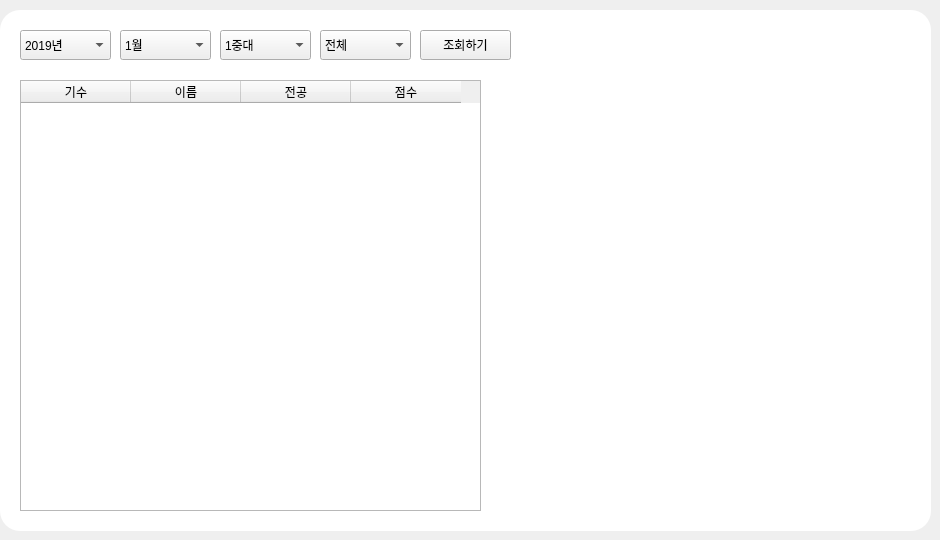
     <widget class="QWidget" name="tab_2">
      <attribute name="title">
       <string>학년별 통계</string>
      </attribute>
      <widget class="QLabel" name="topbg_4">
       <property name="geometry">
        <rect>
         <x>0</x>
         <y>10</y>
         <width>931</width>
         <height>521</height>
        </rect>
       </property>
       <property name="styleSheet">
        <string notr="true">border-radius:20px;
background-color:rgb(255, 255, 255)</string>
       </property>
       <property name="text">
        <string/>
       </property>
      </widget>
      <widget class="QComboBox" name="comboBox_9">
       <property name="geometry">
        <rect>
         <x>120</x>
         <y>30</y>
         <width>91</width>
         <height>30</height>
        </rect>
       </property>
       <property name="styleSheet">
        <string notr="true">font: 29 14pt &quot;Noto Sans CJK HK DemiLight&quot;;</string>
       </property>
       <item>
        <property name="text">
         <string>1월</string>
        </property>
       </item>
       <item>
        <property name="text">
         <string>2월</string>
        </property>
       </item>
       <item>
        <property name="text">
         <string>3월</string>
        </property>
       </item>
       <item>
        <property name="text">
         <string>4월</string>
        </property>
       </item>
       <item>
        <property name="text">
         <string>5월</string>
        </property>
       </item>
       <item>
        <property name="text">
         <string>6월</string>
        </property>
       </item>
       <item>
        <property name="text">
         <string>7월</string>
        </property>
       </item>
       <item>
        <property name="text">
         <string>8월</string>
        </property>
       </item>
       <item>
        <property name="text">
         <string>9월</string>
        </property>
       </item>
       <item>
        <property name="text">
         <string>10월</string>
        </property>
       </item>
       <item>
        <property name="text">
         <string>11월</string>
        </property>
       </item>
       <item>
        <property name="text">
         <string>12월</string>
        </property>
       </item>
      </widget>
      <widget class="QComboBox" name="comboBox_10">
       <property name="geometry">
        <rect>
         <x>20</x>
         <y>30</y>
         <width>91</width>
         <height>30</height>
        </rect>
       </property>
       <property name="styleSheet">
        <string notr="true">font: 29 14pt &quot;Noto Sans CJK HK DemiLight&quot;;</string>
       </property>
       <item>
        <property name="text">
         <string>2019년</string>
        </property>
       </item>
       <item>
        <property name="text">
         <string>2020년</string>
        </property>
       </item>
       <item>
        <property name="text">
         <string>2021년</string>
        </property>
       </item>
       <item>
        <property name="text">
         <string>2022년</string>
        </property>
       </item>
      </widget>
      <widget class="QPushButton" name="pushButton_4">
       <property name="geometry">
        <rect>
         <x>420</x>
         <y>30</y>
         <width>91</width>
         <height>30</height>
        </rect>
       </property>
       <property name="text">
        <string>조회하기</string>
       </property>
      </widget>
      <widget class="MplWidget" name="MplWidget_2" native="true">
       <property name="geometry">
        <rect>
         <x>500</x>
         <y>80</y>
         <width>411</width>
         <height>431</height>
        </rect>
       </property>
       <widget class="QLabel" name="label_20">
        <property name="geometry">
         <rect>
          <x>100</x>
          <y>10</y>
          <width>201</width>
          <height>41</height>
         </rect>
        </property>
        <property name="font">
         <font>
          <family>PibotoLt</family>
          <pointsize>16</pointsize>
          <weight>75</weight>
          <italic>false</italic>
          <bold>true</bold>
         </font>
        </property>
        <property name="styleSheet">
         <string notr="true">background-color: rgb(255, 255, 255);</string>
        </property>
        <property name="text">
         <string/>
        </property>
        <property name="alignment">
         <set>Qt::AlignCenter</set>
        </property>
       </widget>
       <widget class="QLabel" name="label_9">
        <property name="geometry">
         <rect>
          <x>0</x>
          <y>0</y>
          <width>411</width>
          <height>421</height>
         </rect>
        </property>
        <property name="text">
         <string/>
        </property>
       </widget>
      </widget>
      <widget class="QComboBox" name="comboBox_12">
       <property name="geometry">
        <rect>
         <x>220</x>
         <y>30</y>
         <width>91</width>
         <height>30</height>
        </rect>
       </property>
       <property name="styleSheet">
        <string notr="true">font: 29 14pt &quot;Noto Sans CJK HK DemiLight&quot;;</string>
       </property>
       <item>
        <property name="text">
         <string>1중대</string>
        </property>
       </item>
       <item>
        <property name="text">
         <string>2중대</string>
        </property>
       </item>
       <item>
        <property name="text">
         <string>3중대</string>
        </property>
       </item>
       <item>
        <property name="text">
         <string>4중대</string>
        </property>
       </item>
       <item>
        <property name="text">
         <string>5중대</string>
        </property>
       </item>
       <item>
        <property name="text">
         <string>6중대</string>
        </property>
       </item>
       <item>
        <property name="text">
         <string>7중대</string>
        </property>
       </item>
       <item>
        <property name="text">
         <string>8중대</string>
        </property>
       </item>
      </widget>
      <widget class="QComboBox" name="comboBox_15">
       <property name="geometry">
        <rect>
         <x>320</x>
         <y>30</y>
         <width>91</width>
         <height>30</height>
        </rect>
       </property>
       <property name="styleSheet">
        <string notr="true">font: 29 14pt &quot;Noto Sans CJK HK DemiLight&quot;;</string>
       </property>
       <item>
        <property name="text">
         <string>전체</string>
        </property>
       </item>
       <item>
        <property name="text">
         <string>71기</string>
        </property>
       </item>
       <item>
        <property name="text">
         <string>72기</string>
        </property>
       </item>
       <item>
        <property name="text">
         <string>73기</string>
        </property>
       </item>
       <item>
        <property name="text">
         <string>74기</string>
        </property>
       </item>
      </widget>
      <widget class="QTableWidget" name="tableWidget_6">
       <property name="geometry">
        <rect>
         <x>20</x>
         <y>80</y>
         <width>461</width>
         <height>431</height>
        </rect>
       </property>
       <property name="styleSheet">
        <string notr="true">font: 29 15pt &quot;Noto Sans CJK HK DemiLight&quot;;</string>
       </property>
       <property name="lineWidth">
        <number>1</number>
       </property>
       <property name="verticalScrollBarPolicy">
        <enum>Qt::ScrollBarAsNeeded</enum>
       </property>
       <property name="sizeAdjustPolicy">
        <enum>QAbstractScrollArea::AdjustToContents</enum>
       </property>
       <property name="autoScrollMargin">
        <number>16</number>
       </property>
       <property name="defaultDropAction">
        <enum>Qt::IgnoreAction</enum>
       </property>
       <property name="alternatingRowColors">
        <bool>false</bool>
       </property>
       <property name="selectionMode">
        <enum>QAbstractItemView::NoSelection</enum>
       </property>
       <property name="textElideMode">
        <enum>Qt::ElideRight</enum>
       </property>
       <property name="showGrid">
        <bool>true</bool>
       </property>
       <property name="sortingEnabled">
        <bool>false</bool>
       </property>
       <attribute name="horizontalHeaderCascadingSectionResizes">
        <bool>true</bool>
       </attribute>
       <attribute name="horizontalHeaderMinimumSectionSize">
        <number>64</number>
       </attribute>
       <attribute name="horizontalHeaderDefaultSectionSize">
        <number>110</number>
       </attribute>
       <attribute name="horizontalHeaderHighlightSections">
        <bool>true</bool>
       </attribute>
       <attribute name="verticalHeaderVisible">
        <bool>false</bool>
       </attribute>
       <column>
        <property name="text">
         <string>기수</string>
        </property>
       </column>
       <column>
        <property name="text">
         <string>이름</string>
        </property>
       </column>
       <column>
        <property name="text">
         <string>전공</string>
        </property>
       </column>
       <column>
        <property name="text">
         <string>점수</string>
        </property>
       </column>
      </widget>
     </widget>
